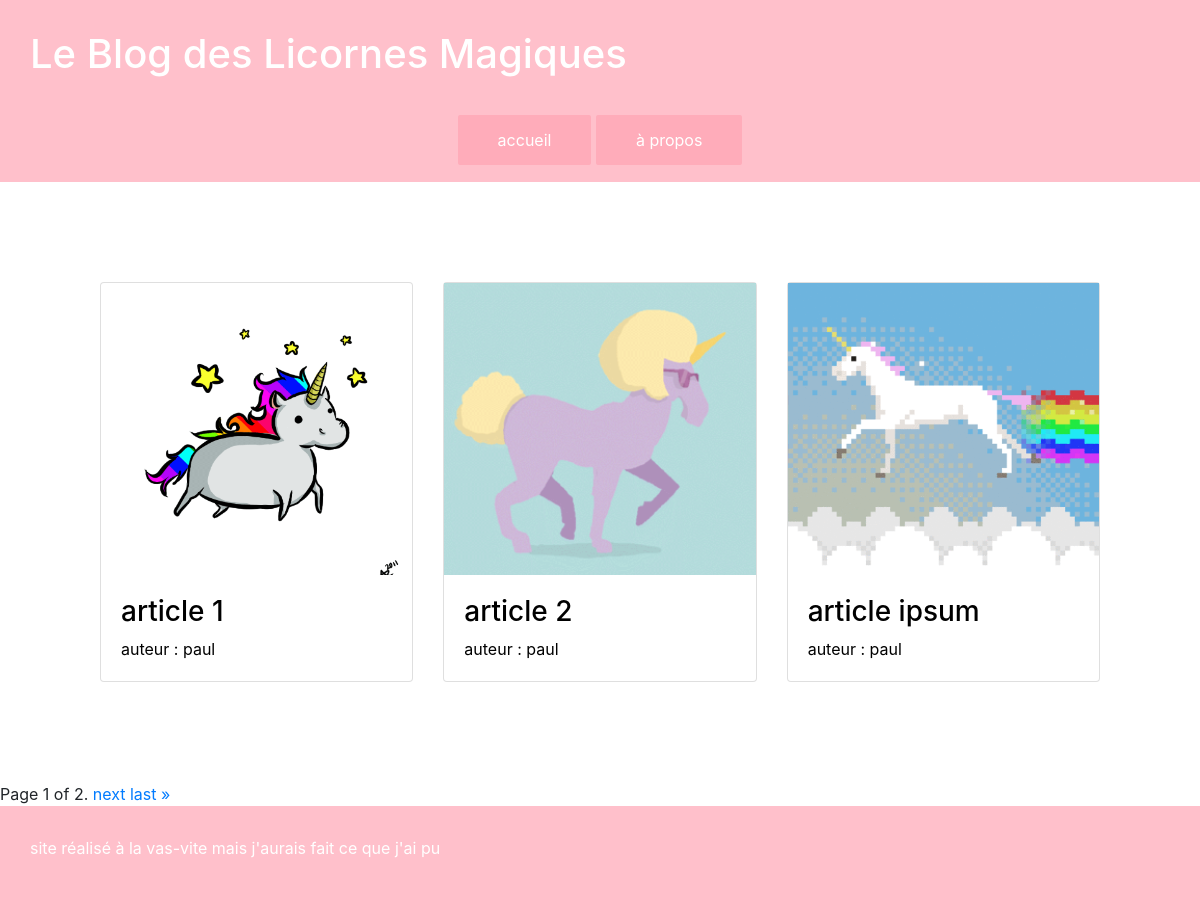
The page / on the database its author committed.
### unicorns_blog/models.py (models this page shows, shortened)
class Article(models.Model):
    article_id = models.AutoField(primary_key=True)
    auteur = models.ForeignKey(User, on_delete=models.CASCADE)
    titre = models.CharField(max_length=50, verbose_name='Titre de l\'article')
    contenu = models.TextField(max_length=2000, verbose_name='Contenu de l\'article')
    date_publication= models.DateTimeField(default=timezone.now, verbose_name="Date de publication")
    picture = models.ImageField(upload_to='images', verbose_name='Image')
    slug = models.SlugField()
    categorie = models.ManyToManyField(Categorie)
    class Meta:
        ordering = ['date_publication','article_id']
        verbose_name = 'Article'
        verbose_name_plural = 'Articles'

### unicorns_blog/views.py (the view)
# urls.py: path('', views.index, name='index'),
def index(request):
    list_articles = Article.objects.all().order_by('date_publication')
    paginator = Paginator(list_articles, 3)
    page = request.GET.get('page')
    articles = paginator.get_page(page)
    return render(request, 'index.html', {'articles': articles})

### unicorns_blog/templates/index.html (shortened to what this page needs)
{% extends "_base.html" %}
{% block body %}
<div class="row">
    {% for article in articles %}
          <div class="col-lg-4 col-12"  >
              <a class="carte" href="/articles/{{ article.slug }}" style="cursor:pointer;">
                <div class="card">
                  <div class="image" style="background-image:url('{{ article.picture.url }}');">
                  </div>
                  <div class="card-body">
                    <h3>{{article.titre}}</h3>
                    <span>auteur : {{article.auteur}}</span>
                  </div>
                </div>
              </a>
          </div>
    {% endfor %}
</div>
<div class="pagination">
    <span class="step-links">
        <span class="current">
            Page {{ articles.number }} of {{ articles.paginator.num_pages }}.
        </span>
        {% if articles.has_next %}
            <a href="?page={{ articles.next_page_number }}">next</a>
            <a href="?page={{ articles.paginator.num_pages }}">last &raquo;</a>
        {% endif %}
    </span>
</div>
{% endblock %}

### unicorns_blog/templates/_base.html (shortened to what this page needs)
<!DOCTYPE html>
<html>
    <head>
        {% load static %}
        <link href="{% static 'css/bootstrap.min.css' %}" rel="stylesheet">
        <link href="{% static 'css/bootstrap-grid.css' %}" rel="stylesheet">
        <link href="{% static 'css/style.css' %}" rel="stylesheet">
    </head>
    <body>
      <header>
        {% block header%}
          <h1>Le Blog des Licornes Magiques</h1>
          <nav>
            <a href='/'>accueil</a>
            <a href='/propos'>à propos</a>
          </nav>
        {% endblock %}
      </header>
        {% block body %}  {% endblock %}
        <footer> site réalisé à la vas-vite mais j'aurais fait ce que j'ai pu</footer>
    </body>
</html>

### unicorns_blog/static/css/style.css (style rules this page uses)
body { padding:0; margin:0; height: 100%; }
header { padding: 30px; background-color: pink; color:white; }
nav { text-align: center; margin-top: 50px; }
nav a { color:white; padding:15px 40px 15px 40px; background-color: #ffacba; border-radius: 2px; transition: background-color 0.5s }
footer { position: relative; bottom: 0; height:100px; width:100%; background-color: pink; color:white; padding:30px; }
.card { height: 400px; color:black; }
.row { padding:100px; }
.card .image { background-position: center; background-size: cover; height: 300px; }

### rows shown on the page
Article: picture (picture), titre "article 1", auteur "paul"
Article: picture (picture), titre "article 2", auteur "paul"
Article: picture (picture), titre "article ipsum", auteur "paul"

### other values the page prints
{{ articles.number }} "1"
{{ articles.paginator.num_pages }} "2"
